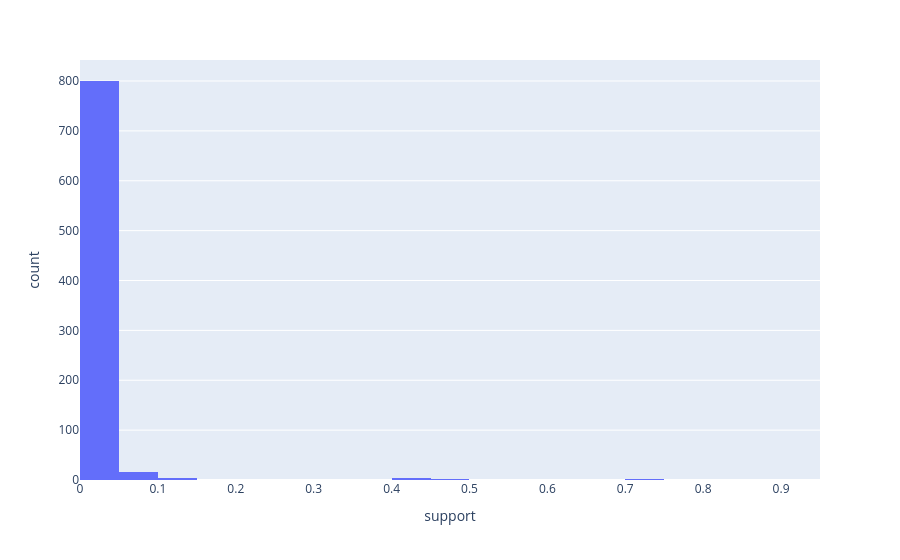

The cell this chart's notebook holds for it:
### Code cell
px.histogram(df, x="support", nbins=20)

### Figure 1 — Plotly figure (JSON) as saved in the notebook; plotly's stock layout.template omitted (floating-point values rounded to 4 significant figures; data arrays with more than 128 entries replaced by an {"elided": "..."} marker saying what was removed)
{"data": [{"bingroup": "x", "hovertemplate": "support=%{x}<br>count=%{y}<extra></extra>", "legendgroup": "", "marker": {"color": "#636efa", "pattern": {"shape": ""}}, "name": "", "nbinsx": 20, "orientation": "v", "showlegend": false, "type": "histogram", "x": {"elided": "833 float values"}, "xaxis": "x", "yaxis": "y"}], "layout": {"autosize": true, "barmode": "relative", "legend": {"tracegroupgap": 0}, "margin": {"t": 60}, "xaxis": {"anchor": "y", "autorange": true, "domain": [0, 1], "range": [3.469e-17, 0.95], "title": {"text": "support"}, "type": "linear"}, "yaxis": {"anchor": "x", "autorange": true, "domain": [0, 1], "range": [0, 842.1], "title": {"text": "count"}}}}
